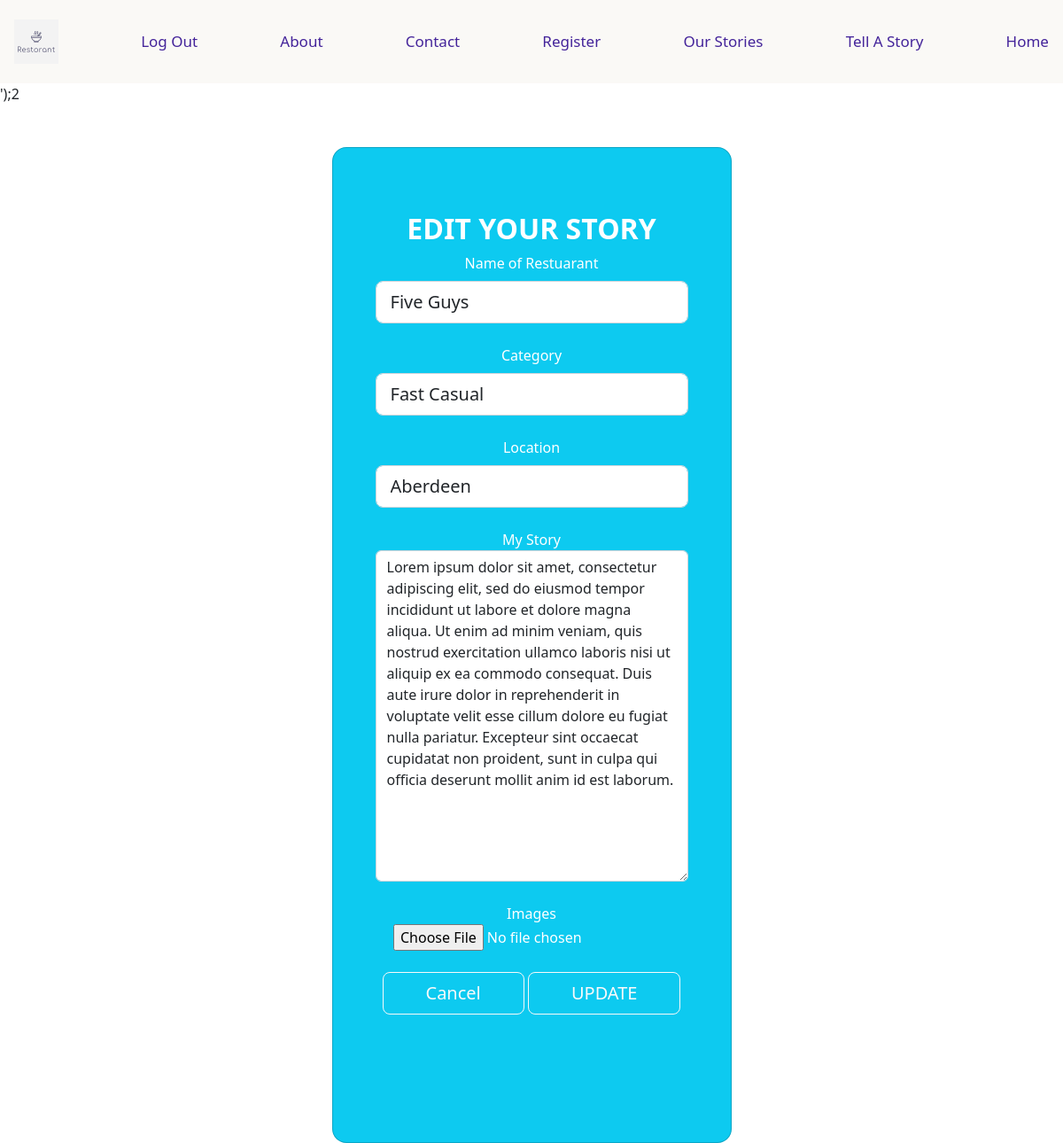
/storyedit.php?sid=43 (signed in), run on the app's committed database.
### tables this page shows
CREATE TABLE `allstories` (
  `sid` int(11) NOT NULL,
  `rname` varchar(150) NOT NULL,
  `category` varchar(150) NOT NULL,
  `location` varchar(100) NOT NULL,
  `description` text NOT NULL,
  `images` varchar(100) DEFAULT NULL,
  `id` int(11) NOT NULL
);

### storyedit.php (the view, shortened to what this page needs)
<?php
    readfile('headerLogout.php');
    include_once 'assets/sql/connect.php';
    $session_id = $_SESSION['id'];
    $sid = $_GET['sid'];
    echo $session_id;
    $stmt = $conn->query("SELECT * FROM allstories where sid = $sid");
    $row_allstories = $stmt->fetch(PDO::FETCH_ASSOC);
    ?>
<html>
    <head>
        <link rel="stylesheet" href="">
        <link href="https://cdn.jsdelivr.net/npm/bootstrap@5.2.3/dist/css/bootstrap.min.css" rel="stylesheet">
    </head>
    <body>
    <form method="post" action="" enctype="multipart/form-data">
            <section class="vh-100 gradient-custom">
                <div class="container-lg py-5 h-100">
                    <div class="row d-flex justify-content-center align-items-center h-100">
                    <div class="col-12 col-md-8 col-lg-6 col-xl-5">
                        <div class="card bg-info text-white" style="border-radius: 1rem;">
                        <div class="card-body p-5 text-center">
                            <div class="mb-md-5 mt-md-4 pb-5">
                            <h2 class="fw-bold mb-2 text-uppercase">Edit your Story</h2>
                            <div class="form-outline form-white mb-4">
                                <label class="form-label" for="rname">Name of Restuarant</label>
                                <input type="text" id="typeEmailX" class="form-control form-control-lg" name="rname" value='<?php echo $row_allstories['rname']; ?>'/>
                            </div>
                            <div class="form-outline form-white mb-4">
                                <label class="form-label" for="typePasswordX">Category</label>
                                <input type="text" id="typePasswordX" class="form-control form-control-lg" name="category" value='<?php echo $row_allstories['category']; ?>'/>
                            </div>
                            <div class="form-outline form-white mb-4">
                                <label class="form-label" for="typePasswordX">Location</label>
                                <input type="text" id="typePasswordX" class="form-control form-control-lg" name="location" value='<?php echo $row_allstories['location']; ?>'/>
                            </div>
                            <div>
                                <label for="story">My Story</label><br>
                                <textarea class="form-control" rows="15" id="comment" name="description"><?php echo $row_allstories['description']; ?></textarea><br>
                            </div>
                            <div>
                            <div>
                            <label for="story">Images</label><br>
                                <input type="file" id="image" name="image" value="'.$image.'"/><br><br>
                            </div>
                            <button class="btn btn-outline-light btn-lg px-5" type="submit" name="cancelBTN">Cancel</button>
                            <button class="btn btn-outline-light btn-lg px-5" type="submit" name="updateBTN">UPDATE</button>
                        </div>
                        </div>
                    </div>
                    </div>
                </div>
            </section>
        </form>
    </body>
</html>

### assets/css/header.css (style rules this page uses)
.navBar { background-color: #FAF9F6; overflow: hidden; }
.navBar a { color: rgb(68, 36, 154); float: left; text-align: center; padding: 14px 16px; text-decoration: none; font-size: 17px; }

### data on the page
allstories: rname "Five Guys", category "Fast Casual", location "Aberdeen", description "Lorem ipsum dolor sit amet, consectetur adipiscing elit, sed do eiusmod tempor incididunt ut labore et dolore magna aliqua. Ut enim ad minim veniam, quis nostrud exercitation ullamco laboris nisi ut aliquip ex ea commodo consequat. Duis aute irure dolor in reprehenderit in voluptate velit esse cillum dolore eu fugiat nulla pariatur. Excepteur sint occaecat cupidatat non proident, sunt in culpa qui officia deserunt mollit anim id est laborum."

### other printed values
$session_id "2"
